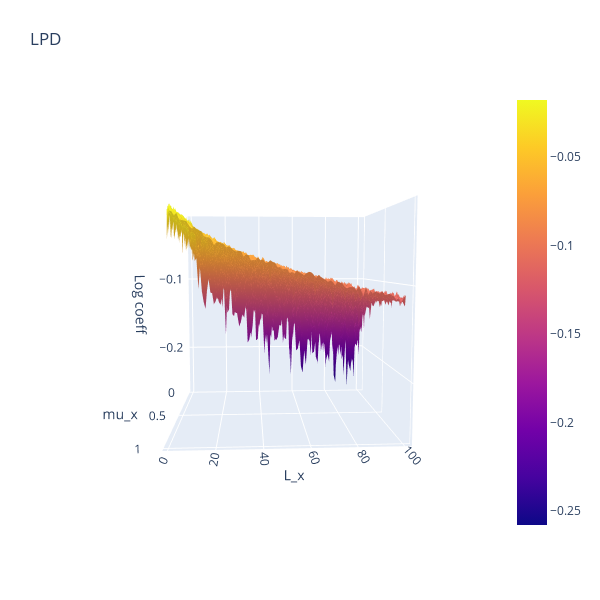

Notebook code for this chart:
### Code cell
z = coefs["LPD"]
camera = dict(
    up=dict(x=0, y=0, z=1),
    center=dict(x=0, y=0, z=0),
    eye=dict(x=-1.5, y=1.5, z=1.5)
)
fig = go.Figure()
fig.add_trace(go.Surface(z=z, x=MU_RANGE, y=L_RANGE))
fig.update_layout(title='LPD', autosize=False,
                  width=600, height=600,
                  margin=dict(l=65, r=50, b=65, t=90),
                  scene=dict(xaxis=dict(title="mu_x"),
                             yaxis=dict(title="L_x"),
                             zaxis=dict(title="Log coeff"),
                             camera=camera
                            ),
                 )
fig.show()

### Figure 1 — Plotly figure (JSON) as saved in the notebook; plotly's stock layout.template omitted (floating-point values rounded to 4 significant figures; data arrays with more than 128 entries replaced by an {"elided": "..."} marker saying what was removed)
{"data": [{"type": "surface", "x": [1e-05, 0.01011, 0.02021, 0.03031, 0.04041, 0.05051, 0.06062, 0.07072, 0.08082, 0.09092, 0.101, 0.1111, 0.1212, 0.1313, 0.1414, 0.1515, 0.1616, 0.1717, 0.1818, 0.1919, 0.202, 0.2121, 0.2222, 0.2323, 0.2424, 0.2525, 0.2626, 0.2727, 0.2828, 0.2929, 0.303, 0.3131, 0.3232, 0.3333, 0.3434, 0.3535, 0.3636, 0.3737, 0.3838, 0.3939, 0.404, 0.4141, 0.4242, 0.4343, 0.4445, 0.4546, 0.4647, 0.4748, 0.4849, 0.495, 0.5051, 0.5152, 0.5253, 0.5354, 0.5455, 0.5556, 0.5657, 0.5758, 0.5859, 0.596, 0.6061, 0.6162, 0.6263, 0.6364, 0.6465, 0.6566, 0.6667, 0.6768, 0.6869, 0.697, 0.7071, 0.7172, 0.7273, 0.7374, 0.7475, 0.7576, 0.7677, 0.7778, 0.7879, 0.798, 0.8081, 0.8182, 0.8283, 0.8384, 0.8485, 0.8586, 0.8687, 0.8788, 0.8889, 0.899, 0.9091, 0.9192, 0.9293, 0.9394, 0.9495, 0.9596, 0.9697, 0.9798, 0.9899, 1], "y": [1, 2, 3, 4, 5, 6, 7, 8, 9, 10, 11, 12, 13, 14, 15, 16, 17, 18, 19, 20, 21, 22, 23, 24, 25, 26, 27, 28, 29, 30, 31, 32, 33, 34, 35, 36, 37, 38, 39, 40, 41, 42, 43, 44, 45, 46, 47, 48, 49, 50, 51, 52, 53, 54, 55, 56, 57, 58, 59, 60, 61, 62, 63, 64, 65, 66, 67, 68, 69, 70, 71, 72, 73, 74, 75, 76, 77, 78, 79, 80, 81, 82, 83, 84, 85, 86, 87, 88, 89, 90, 91, 92, 93, 94, 95, 96, 97, 98, 99, 100], "z": {"elided": "100x100 float values"}}], "layout": {"autosize": false, "height": 600, "margin": {"b": 65, "l": 65, "r": 50, "t": 90}, "scene": {"aspectmode": "auto", "aspectratio": {"x": 1, "y": 1, "z": 1}, "camera": {"center": {"x": 0, "y": 0, "z": 0}, "eye": {"x": 2.583, "y": -0.1499, "z": 0.2375}, "projection": {"type": "perspective"}, "up": {"x": 0, "y": 0, "z": 1}}, "xaxis": {"title": {"text": "mu_x"}, "type": "linear"}, "yaxis": {"title": {"text": "L_x"}, "type": "linear"}, "zaxis": {"title": {"text": "Log coeff"}, "type": "linear"}}, "title": {"text": "LPD"}, "width": 600}}
